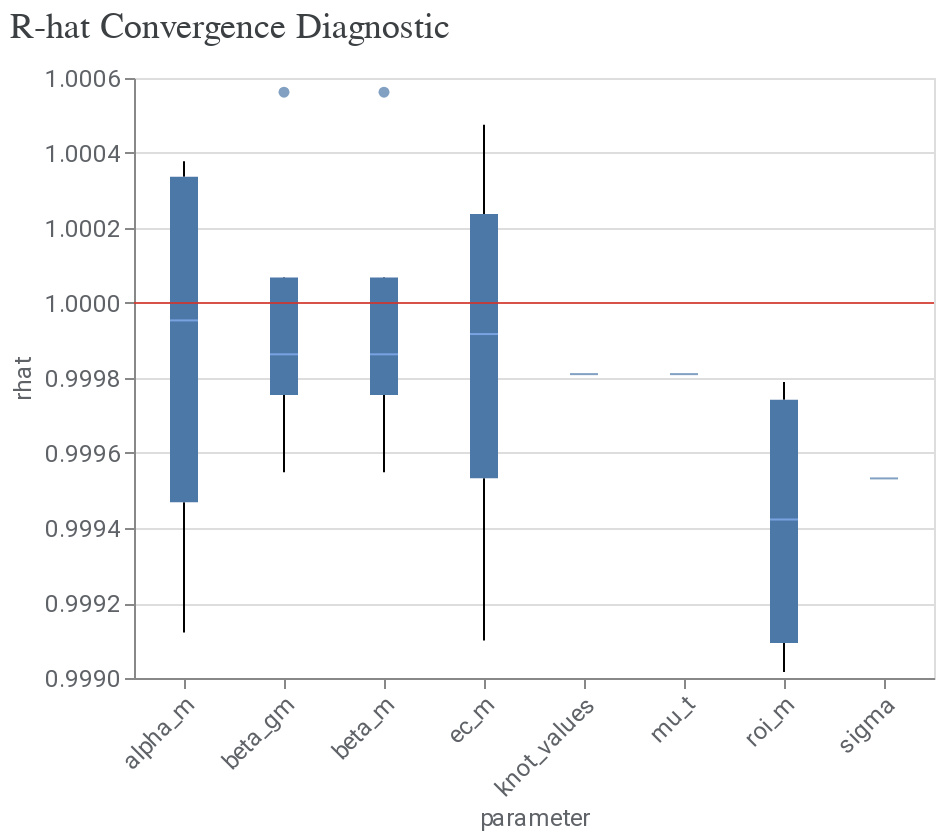

Here is the notebook cell this chart was saved with:
### Markdown cell above
# モデルの結果

### Code cell
model_diagnostics = visualizer.ModelDiagnostics(meridian)
model_diagnostics.plot_rhat_boxplot()

### Figure 1 — Vega-Lite specification as saved in the notebook (floating-point values rounded to 4 significant figures; data arrays with more than 128 entries replaced by an {"elided": "..."} marker saying what was removed)
{"config": {"view": {"continuousWidth": 300, "continuousHeight": 300}, "axis": {"labelColor": "#5F6368", "labelFont": "Roboto", "labelFontSize": 12, "titleColor": "#5F6368", "titleFont": "Roboto", "titleFontSize": 12, "titleFontWeight": "normal"}}, "layer": [{"data": {"name": "data-9e9dd18368743dd29e6c0ec22743903d"}, "mark": {"type": "boxplot", "median": {"color": "#8AB4F8"}, "outliers": {"filled": true}}, "encoding": {"x": {"axis": {"labelAngle": -45}, "field": "parameter", "type": "nominal"}, "y": {"field": "rhat", "scale": {"zero": false}, "type": "quantitative"}}}, {"data": {"name": "empty"}, "mark": {"type": "rule", "color": "#D93025", "opacity": 0.8}, "encoding": {"y": {"datum": 1}}}], "title": {"text": "R-hat Convergence Diagnostic", "anchor": "start", "color": "#3C4043", "font": "Google Sans Display", "fontSize": 18, "fontWeight": "normal", "offset": 10}, "width": 400, "$schema": "https://vega.github.io/schema/vega-lite/v5.20.1.json", "datasets": {"data-9e9dd18368743dd29e6c0ec22743903d": {"elided": "216 records"}, "empty": [{}]}}
